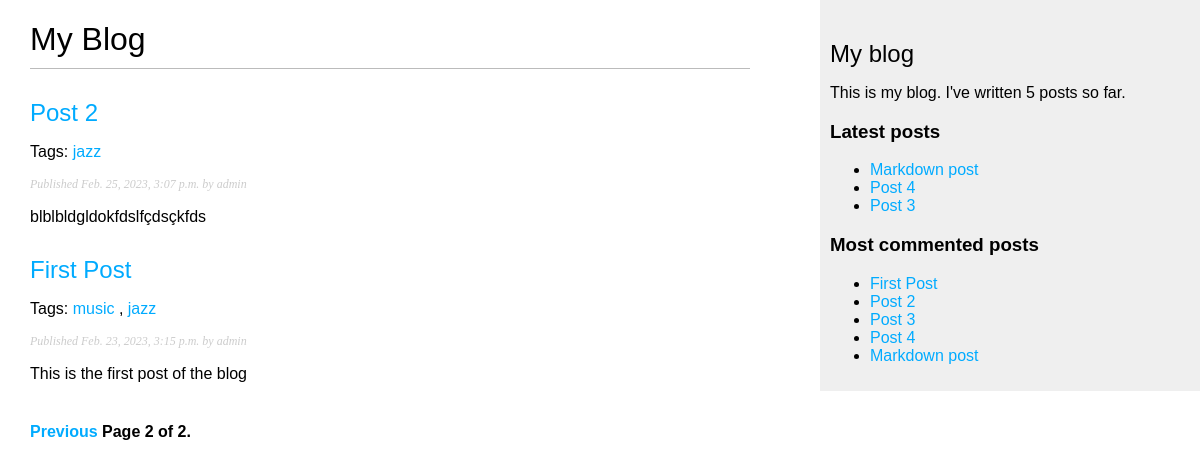
Screenshot of /blog/?page=2 with the database file from the repository.
### blog/models.py (models this page shows, shortened)
class Post(models.Model):
    class Status(models.TextChoices):
        DRAFT = 'DF', 'Draft'
        PUBLISHED = 'PB', 'Published'
    tags = TaggableManager()
    title = models.CharField(max_length=250)
    slug = models.SlugField(max_length=250, unique_for_date='publish')
    author = models.ForeignKey(User,
                               on_delete=models.CASCADE,
                               related_name='blog_posts')
    body = models.TextField()
    publish = models.DateTimeField(default=timezone.now)
    created = models.DateTimeField(auto_now_add=True)
    updated = models.DateTimeField(auto_now=True)
    status = models.CharField(max_length=2,
                              choices=Status.choices,
                              default=Status.DRAFT)
    objects = models.Manager()
    published = PublishedManager()
    class Meta:
        ordering = ['-publish']
        indexes = [models.Index(fields=['-publish'])]
    def get_absolute_url(self):
        return reverse("blog:post_detail", args=[self.publish.year,
                                                 self.publish.month,
                                                 self.publish.day,
                                                 self.slug])

### blog/views.py (the view)
# urls.py: path('', views.post_list, name='post_list'),
def post_list(request, tag_slug=None):
    post_list = Post.published.all()
    tag = None
    if tag_slug:
        tag = get_object_or_404(Tag, slug=tag_slug)
        post_list = post_list.filter(tags__in=[tag])
    paginator = Paginator(post_list, 3)
    page_number = request.GET.get('page', 1)
    try:
        posts = paginator.page(page_number)
    except PageNotAnInteger:
        posts = paginator.page(1)
    except EmptyPage:
        posts = paginator.page(paginator.num_pages)
    return render(request,
                  'blog/post/list.html',
                  {'posts': posts,
                   'tag': tag})

### blog/models.py (called while the page is built)
    def get_queryset(self):
        return super().get_queryset().filter(status=Post.Status.PUBLISHED)

### blog/templatetags/blog_tags.py (called while the page is built)
@register.simple_tag
def total_posts():
    return Post.published.count()

@register.inclusion_tag('blog/post/latest_posts.html')
def show_latest_posts(count=5):
    latest_posts = Post.published.order_by('-publish')[:count]
    return {'latest_posts': latest_posts}

@register.simple_tag
def get_most_commented_posts(count=5):
    return Post.published.annotate(total_comments=Count('comments'))\
            .order_by('-total_comments')[:count]

@register.filter(name='markdown')
def markdown_format(text):
    return mark_safe(markdown.markdown(text))

### blog/templates/blog/post/list.html (shortened to what this page needs)
{% extends 'blog/base.html' %}
{% load blog_tags %}
{% block content %}
    <h1>My Blog</h1>
    {% for post in posts %}
        <h2>
            <a href="{{ post.get_absolute_url }}">
                {{ post.title }}
            </a>
        </h2>
        <p class="tags">Tags:
            {% for tag in post.tags.all %}
                <a href="{% url 'blog:post_list_by_tag' tag.slug %}">
                    {{ tag.name }}
                </a>
                {% if not forloop.last %}, {% endif %}
            {% endfor %}
        </p>
        <p class="date">
            Published {{post.publish}} by {{ post.author }}
        </p>
        {{ post.body|markdown|truncatewords_html:30 }}
    {% endfor %}
    {% include "pagination.html" with page=posts %}
{% endblock content %}

### blog/templates/blog/base.html (shortened to what this page needs)
{% load blog_tags %}
{% load static %}
<!DOCTYPE html>
<html lang="en">
<head>
    <link rel="stylesheet" href="{% static 'css/blog.css' %}">
</head>
<body>
    <div id="content">
        {% block content %}
        {% endblock %}
    </div>
    <div id="sidebar">
        <h2>My blog</h2>
        <p>This is my blog.
            I've written {% total_posts %} posts so far.
        </p>
        <h3>Latest posts</h3>
        {% show_latest_posts 3 %}
        <h3>Most commented posts</h3>
        {% get_most_commented_posts as most_commented_posts %}
        <ul>
            {% for post in most_commented_posts %}
                <li>
                    <a href="{{ post.get_absolute_url }}">
                        {{ post.title }}
                    </a>
                </li>
            {% endfor %}
        </ul>
    </div>
</body>
</html>

### blog/templates/blog/post/latest_posts.html
<ul>
    {% for post in latest_posts %}
        <li>
            <a href="{{ post.get_absolute_url }}">
                {{ post.title }}
            </a>
        </li>
    {% endfor %}
</ul>

### blog/static/css/blog.css (style rules this page uses)
body { margin: 0; padding: 0; font-family: helvetica, sans-serif; }
a { color: #00abff; text-decoration: none; }
h1 { font-weight: normal; border-bottom: 1px solid #bbb; padding: 0 0 10px 0; }
h2 { font-weight: normal; margin: 30px 0 0; }
#content { float: left; width: 60%; padding: 0 0 0 30px; }
#sidebar { float: right; width: 30%; padding: 10px; background: #efefef; height: 100%; }
p.date { color: #ccc; font-family: georgia, serif; font-size: 12px; font-style: italic; }

### rows the page displays
Post: title "Post 2", publish "Feb. 25, 2023, 3:07 p.m.", author "admin", body "blblbldgldokfdslfçdsçkfds"
Tag: name "jazz"
Post: title "First Post", publish "Feb. 23, 2023, 3:15 p.m.", author "admin", body "This is the first post of the blog"
Tag: name "music"
Post: title "Markdown post"
Post: title "Post 4"
Post: title "Post 3"

### other values shown
{{ page.number }} "2"
{{ page.paginator.num_pages }} "2"
